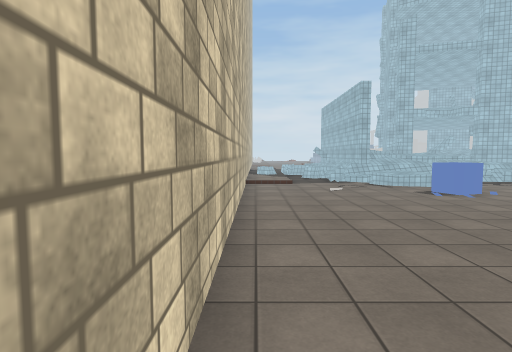
View 1 (above)

17 first-person views from a walk through a Unity game level. The camera is 1.3 m above the floor, tilts 4° down and sees 80° across. The floor is counted in squares, 1 m on a side. Each view is taken from the middle of a square. On the plan, view 1 faces up. The plan holds only what a view shows up to about 14 squares ahead; the rest is blank. The place goes on beyond the plan. The player character is not drawn. Some animated figures are not drawn. Surface patterns are stand-ins for the level's own textures.

View 2
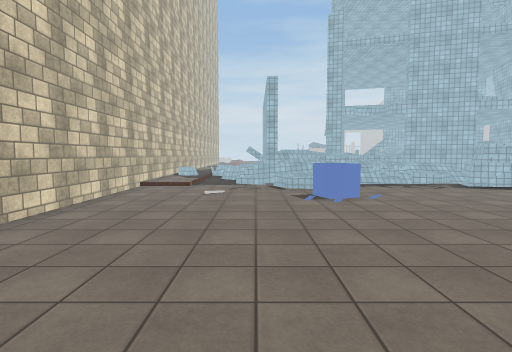

View 3
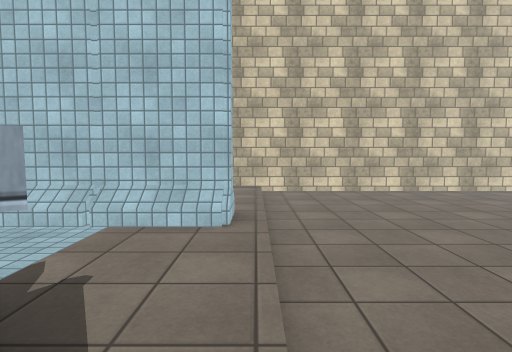

View 4
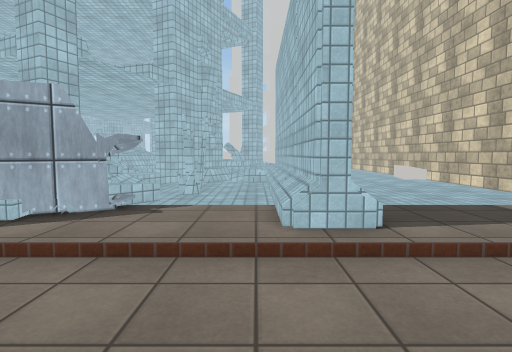

View 5
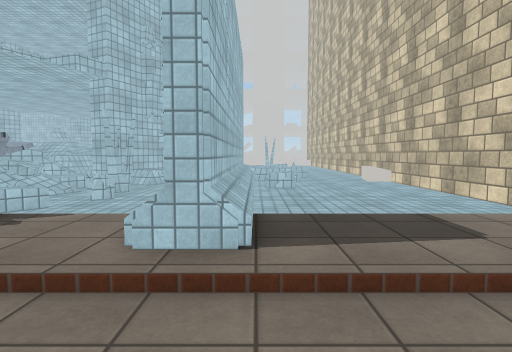

View 6
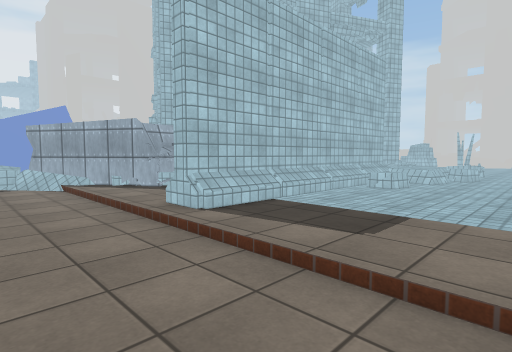

View 7
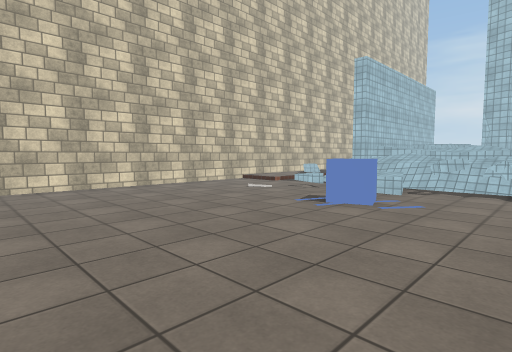

View 8
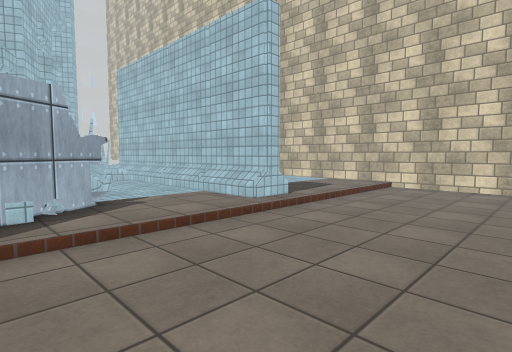

View 9
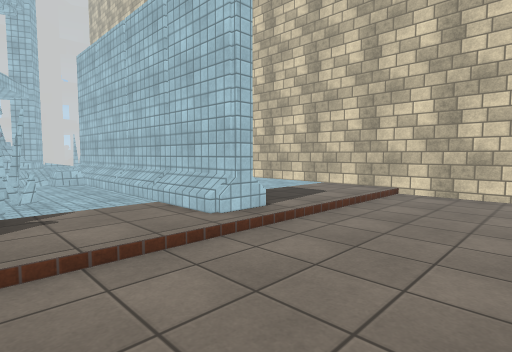

View 10
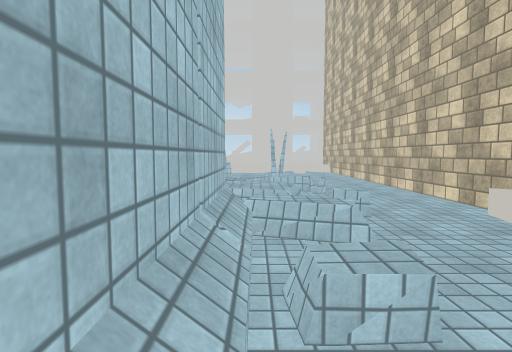

View 11
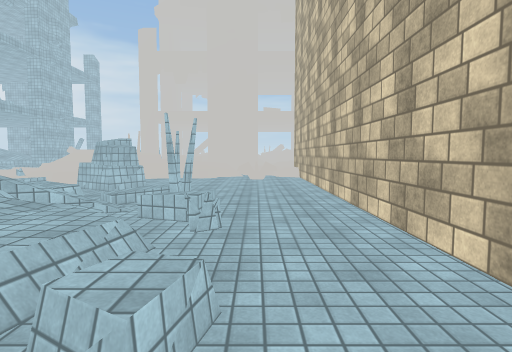

View 12
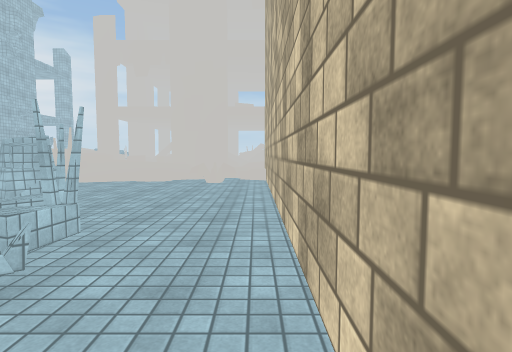

View 13
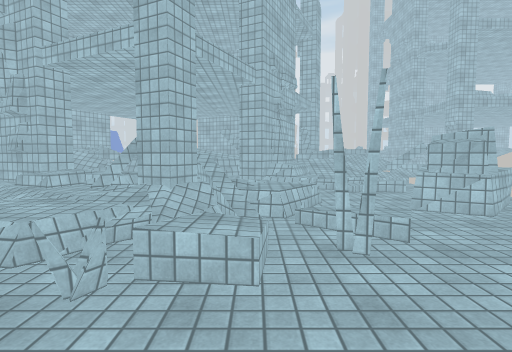

View 14
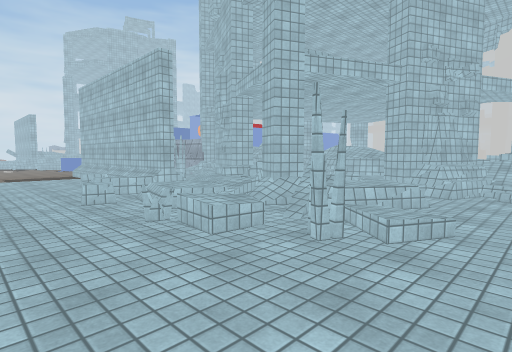

View 15
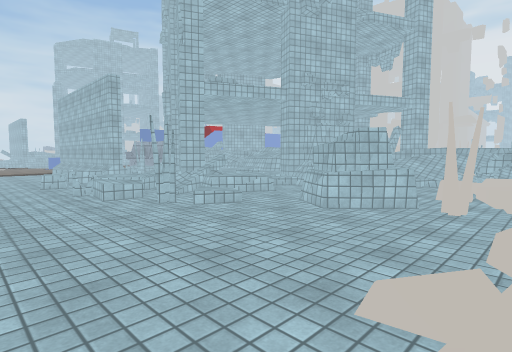

View 16
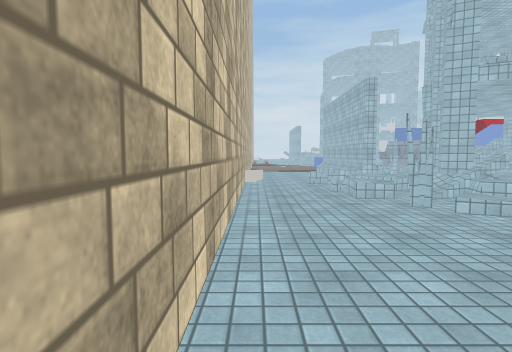

View 17
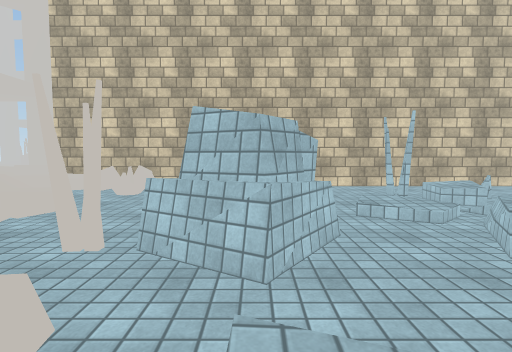

### Floor plan
Key: @ floor where view 1 was taken; # wall or solid block; . main floor; : floor 0.25 m higher than the main floor; - floor 0.25 m lower than the main floor; + floor 0.5 m higher than the main floor; * floor 0.75 m higher than the main floor; / step, stairs or slope; = window, fence, low wall or low ledge; A van; B building; O other object.
Columns run from 1 left of view 1 to 12 right of it. Each row starts with its distance up from view 1.
 15 #-----=  =#==
 14 #-----O-==----
 13 #-------------
 12 #-------OO----
 11 #--------O----
 10 #-------------
  9 #-------------
  8 #-------------
  7 #-------------
  6 #-------------
  5 #------------
  4 #-------------
  3 #-------------
  2 #-------------
  1 #/////////////
  0 #@..../#..../A
 -1 #...../#...AAA
 -2 #...../#...OAA
 -3 #...../#..=.A#
 -4 #...../#..=.##
 -5 #...../#..#.##
 -6 #....O/#....#
 -7 #....//#..=##
 -8 #...../#O/##
 -9 #O...O=#:/##
-10  =...#=#:+##
-11 #...O:.:+*#
-12 #....+++#==
-13 #..../++#==
-14 #...=//:##
-15 #...//..#== ++
-16 #...OO//+#=/##
-17 #....#./////##
-18 #.....//.../++
-19 #.........../:
-20 #.......##..O/
-21 #.......##=.O.
-22 #.......##....
-23 #........B.+.
-24 #........./+
-25 #.BBB.....

Where each view was taken, in squares from view 1:
view 1: 0 up, 0 right, facing up
view 2: 1 up, 5 right, facing up
view 3: 1 up, 12 right, facing left
view 4: 5 up, 7 right, facing down
view 5: 4 up, 5 right, facing down
view 6: 4 up, 0 right, facing down-right
view 7: 4 up, 12 right, facing up-left
view 8: 6 up, 12 right, facing down-left
view 9: 5 up, 10 right, facing down-left
view 10: 4 down, 5 right, facing down
view 11: 9 down, 2 right, facing down
view 12: 11 down, 0 right, facing down
view 13: 16 down, 0 right, facing right
view 14: 20 down, 0 right, facing up-right
view 15: 25 down, 0 right, facing up-right
view 16: 25 down, 0 right, facing up
view 17: 21 down, 12 right, facing left
